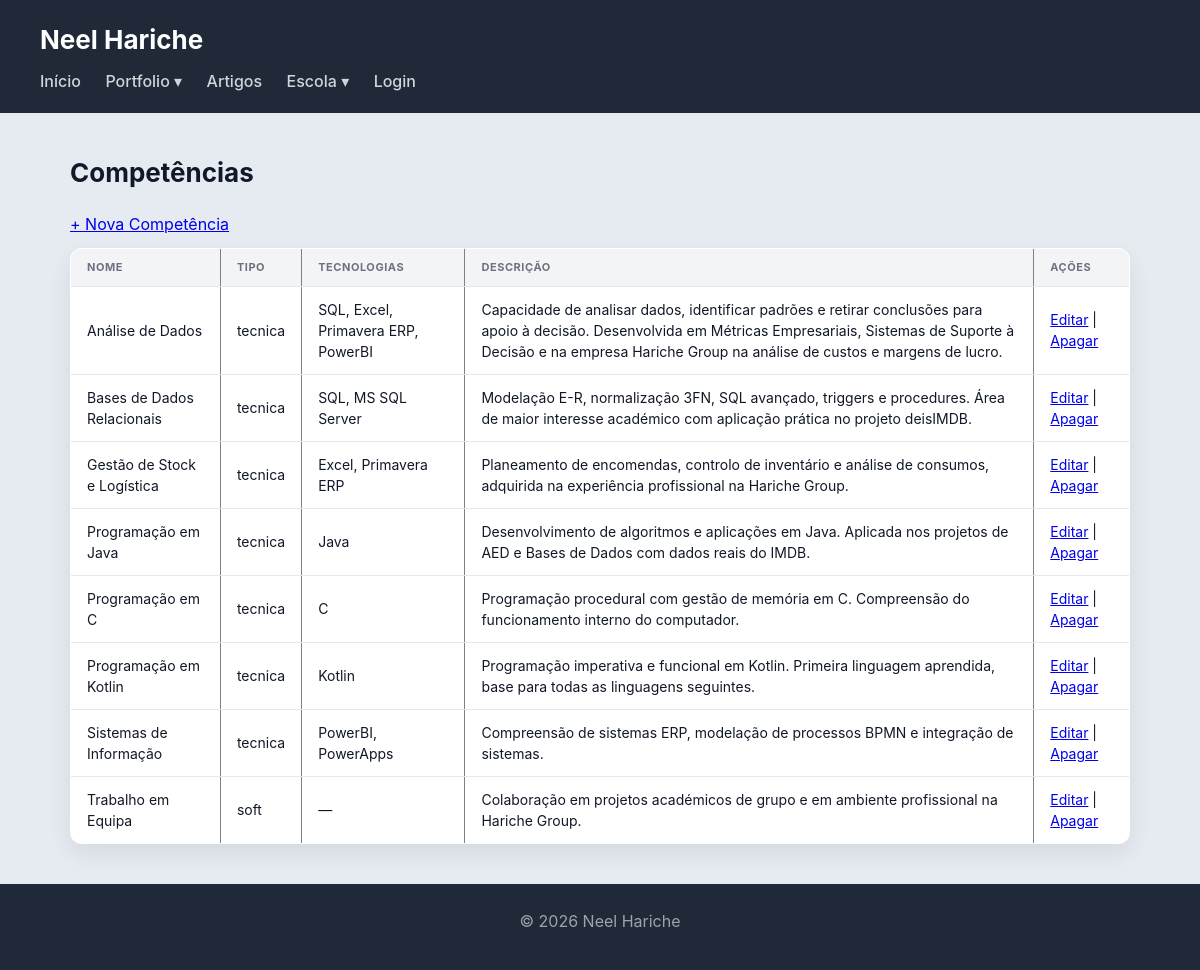
The page /competencias/ on the database its author committed.
### portfolio/models.py (models this page shows, shortened)
class Competencia(models.Model):
    TIPO_CHOICES = [('tecnica','Técnica'),('soft','Soft Skill'),('outro','Outro')]
    nome = models.CharField(max_length=100)
    tipo = models.CharField(max_length=20, choices=TIPO_CHOICES)
    descricao = models.TextField(blank=True)
    tecnologias = models.ManyToManyField(Tecnologia, blank=True, related_name='competencias')
    projetos = models.ManyToManyField(Projeto, blank=True, related_name='competencias')
    experiencias = models.ManyToManyField('ExperienciaProfissional',blank=True,related_name='competencias_adquiridas')

class Tecnologia(models.Model):
    NIVEL_CHOICES = [(1,'Básico'),(2,'Intermédio'),(3,'Avançado')]
    CATEGORIA_CHOICES = [('linguagem','Linguagem'),('framework','Framework'),
                         ('bd','Base de Dados'),('ferramenta','Ferramenta'),('outro','Outro')]
    nome = models.CharField(max_length=100)
    logo = models.ImageField(upload_to='tecnologias/', blank=True, null=True)
    url_tecnologia = models.URLField(blank=True)
    destaque = models.TextField(blank=True, help_text='O que de mais relevante aprendeste')
    categoria = models.CharField(max_length=20, choices=CATEGORIA_CHOICES)
    nivel = models.IntegerField(choices=NIVEL_CHOICES, default=1)
    tipo = models.ForeignKey(TipoTecnologia, on_delete=models.SET_NULL,
                             null=True, blank=True, related_name='tecnologias')

### portfolio/views.py (the view)
# urls.py: path('competencias/', views.competencias_view, name='competencias'),
def competencias_view(request):
    competencias = Competencia.objects.prefetch_related('tecnologias', 'projetos', 'experiencias').all()
    return render(request, 'portfolio/competencias_list.html', {'competencias': competencias})

### portfolio/templates/portfolio/competencias_list.html (shortened to what this page needs)
{% extends 'portfolio/base.html' %}
{% block content %}
<h2>Competências</h2>
<p><a href="{% url 'competencia_criar' %}">+ Nova Competência</a></p>
<section>
    <table border="1">
        <thead>
            <tr>
                <th>Nome</th>
                <th>Tipo</th>
                <th>Tecnologias</th>
                <th>Descrição</th>
                <th>Ações</th>
            </tr>
        </thead>
        <tbody>
        {% for c in competencias %}
            <tr>
                <td>{{ c.nome }}</td>
                <td>{{ c.tipo }}</td>
                <td>{% for t in c.tecnologias.all %}{{ t.nome }}{% if not forloop.last %}, {% endif %}{% empty %}—{% endfor %}</td>
                <td>{{ c.descricao }}</td>
                <td>
                    <a href="{% url 'competencia_editar' c.pk %}">Editar</a> |
                    <a href="{% url 'competencia_apagar' c.pk %}">Apagar</a>
                </td>
            </tr>
        {% empty %}
            <tr><td colspan="5">Nenhuma competência adicionada ainda.</td></tr>
        {% endfor %}
        </tbody>
    </table>
</section>
{% endblock %}

### portfolio/static/portfolio/style.css (style rules this page uses)
* { box-sizing: border-box; margin: 0; padding: 0; }
body { font-family: "Inter", "Segoe UI", system-ui, -apple-system, sans-serif; background: #e6ebf2; color: #111827; line-height: 1.5; }
h2 { margin-bottom: 20px; font-size: 26px; }
table { width: 100%; border-collapse: collapse; background: white; border-radius: 12px; overflow: hidden; box-shadow: 0 10px 25px rgba(0,0,0,0.08); }
th { background: #f3f4f6; padding: 10px 16px; text-align: left; font-size: 11px; text-transform: uppercase; color: #6b7280; letter-spacing: 0.05em; }
td { padding: 12px 16px; border-top: 1px solid #e5e7eb; font-size: 14px; }
p { margin-bottom: 12px; }

### rows shown on the page
Competencia: nome "Análise de Dados", tipo "tecnica", descricao "Capacidade de analisar dados, identificar padrões e retirar conclusões para apoio à decisão. Desenvolvida em Métricas Empresariais, Sistemas de Suporte à Decisão e na empresa Hariche Group na análise de custos e margens de lucro."
Tecnologia: nome "SQL"
Tecnologia: nome "Excel"
Tecnologia: nome "Primavera ERP"
Tecnologia: nome "PowerBI"
Competencia: nome "Bases de Dados Relacionais", tipo "tecnica", descricao "Modelação E-R, normalização 3FN, SQL avançado, triggers e procedures. Área de maior interesse académico com aplicação prática no projeto deisIMDB."
Tecnologia: nome "MS SQL Server"
Competencia: nome "Gestão de Stock e Logística", tipo "tecnica", descricao "Planeamento de encomendas, controlo de inventário e análise de consumos, adquirida na experiência profissional na Hariche Group."
Competencia: nome "Programação em Java", tipo "tecnica", descricao "Desenvolvimento de algoritmos e aplicações em Java. Aplicada nos projetos de AED e Bases de Dados com dados reais do IMDB."
Tecnologia: nome "Java"
Competencia: nome "Programação em C", tipo "tecnica", descricao "Programação procedural com gestão de memória em C. Compreensão do funcionamento interno do computador."
Tecnologia: nome "C"
Competencia: nome "Programação em Kotlin", tipo "tecnica", descricao "Programação imperativa e funcional em Kotlin. Primeira linguagem aprendida, base para todas as linguagens seguintes."
Tecnologia: nome "Kotlin"
Competencia: nome "Sistemas de Informação", tipo "tecnica", descricao "Compreensão de sistemas ERP, modelação de processos BPMN e integração de sistemas."
Tecnologia: nome "PowerApps"
Competencia: nome "Trabalho em Equipa", tipo "soft", descricao "Colaboração em projetos académicos de grupo e em ambiente profissional na Hariche Group."
